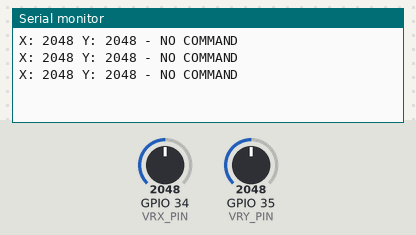
A sketch run on a simulated ESP32. Parts: the last lines printed to the serial monitor. The inputs (shaded band) are chosen by the test bench; at power-on: GPIO 34 (VRX_PIN) = 2048, GPIO 35 (VRY_PIN) = 2048.

Above: at 1.3 s.
1.4 s: GPIO 34 (VRX_PIN) set to 1040
At 1.9 s:
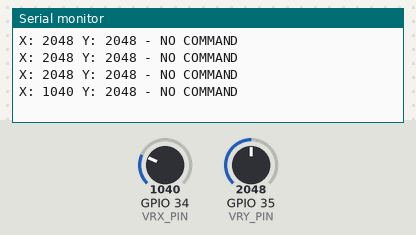
2.9 s: GPIO 34 (VRX_PIN) set to 948
At 3.4 s:
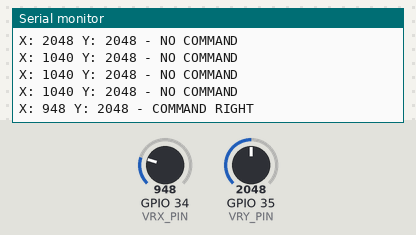

Measured:
- the behaviour switches between 1000 and 999 on GPIO 34 (VRX_PIN) (found by bisection; images 1 and 2)
- after the input at 1.4 s, the serial monitor: prints a new line after 0.10 s (image 1)
- after the input at 2.9 s, the serial monitor: prints a new line after 0.10 s (image 2)

The sketch:

joystickespcomm.ino
```cpp
#define VRX_PIN       34    // X-axis analog pin
#define VRY_PIN       35    // Y-axis analog pin

// Thresholds for X-axis (left-right)
#define LEFT_THRESHOLD    1000
#define RIGHT_THRESHOLD   4000

// Thresholds for Y-axis (up-down)
#define UP_THRESHOLD      1000
#define DOWN_THRESHOLD    4000

// Command definitions
#define COMMAND_NO        0
#define COMMAND_LEFT      1
#define COMMAND_RIGHT     2
#define COMMAND_UP        3
#define COMMAND_DOWN      4

int valueX = 0;
int valueY = 0;
int command = COMMAND_NO;

void setup() {
  Serial.begin(9600);
}

void loop() {
  // Read X and Y analog values
  valueX = analogRead(VRX_PIN);
  valueY = analogRead(VRY_PIN);

  // Print raw values
  Serial.print("X: ");
  Serial.print(valueX);
  Serial.print(" Y: ");
  Serial.print(valueY);
  Serial.print(" - ");

  // First check for X-axis movement (prioritizing left-right)
  if (valueX < LEFT_THRESHOLD) {
    command = COMMAND_RIGHT;
  }
  else if (valueX > RIGHT_THRESHOLD) {
    command = COMMAND_LEFT;
  }
  // If no X movement, check for Y-axis movement
  else if (valueY < UP_THRESHOLD) {
    command = COMMAND_DOWN;
  }
  else if (valueY > DOWN_THRESHOLD) {
    command = COMMAND_UP;
  }
  else {
    command = COMMAND_NO;
  }

  // Handle the command
  switch (command) {
    case COMMAND_LEFT:
      Serial.println("COMMAND LEFT");
      // TODO: Add your task here for left command
      break;

    case COMMAND_RIGHT:
      Serial.println("COMMAND RIGHT");
      // TODO: Add your task here for right command
      break;

    case COMMAND_UP:
      Serial.println("COMMAND UP");
      // TODO: Add your task here for up command
      break;

    case COMMAND_DOWN:
      Serial.println("COMMAND DOWN");
      // TODO: Add your task here for down command
      break;

    case COMMAND_NO:
      Serial.println("NO COMMAND");
      break;
  }

  delay(500);
}
```
